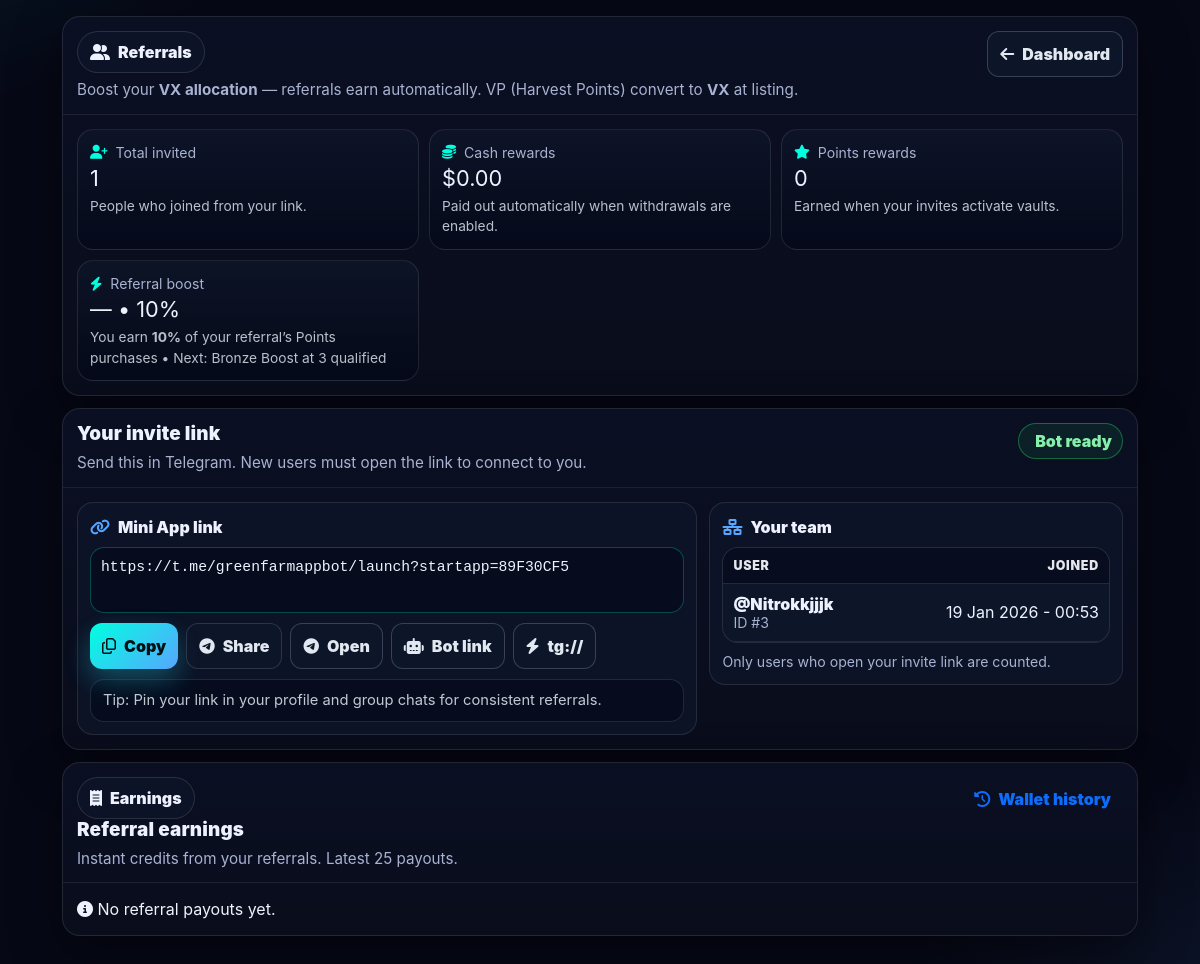
/pages/user/ref.php (signed in), run on the app's committed database.
### tables this page shows
CREATE TABLE `db_users` (
  `id` int(11) NOT NULL,
  `login` varchar(90) NOT NULL DEFAULT '0',
  `username` varchar(255) NOT NULL DEFAULT '0',
  `email` varchar(255) NOT NULL DEFAULT '0',
  `pass` varchar(160) NOT NULL DEFAULT '0',
  `reg` int(11) NOT NULL DEFAULT 0,
  `auth` int(11) NOT NULL DEFAULT 0,
  `ban` int(11) NOT NULL DEFAULT 0,
  `money_b` float(50,6) NOT NULL DEFAULT 0.000000,
  `money_p` float(50,6) NOT NULL DEFAULT 0.000000,
  `sum_in` float(50,2) NOT NULL DEFAULT 0.00,
  `sum_out` float(50,2) NOT NULL DEFAULT 0.00,
  `sum_ads` float(50,4) NOT NULL DEFAULT 0.0000,
  `surf_view` int(11) NOT NULL DEFAULT 0,
  `surf_earn` float(10,6) NOT NULL DEFAULT 0.000000,
  `earn_bonus` float(10,2) NOT NULL DEFAULT 0.00,
  `speed` decimal(50,6) NOT NULL DEFAULT 0.000000,
  `bank` decimal(50,4) NOT NULL DEFAULT 0.0000,
  `bankin` float(10,4) NOT NULL DEFAULT 0.0000,
  `bankout` float(10,4) NOT NULL DEFAULT 0.0000,
  `last` int(11) NOT NULL DEFAULT 0,
  `refsite` varchar(255) NOT NULL DEFAULT '0',
  `referer` varchar(80) NOT NULL DEFAULT '0',
  `rid` int(11) NOT NULL DEFAULT 0,
  `refs` int(11) NOT NULL DEFAULT 0,
  `income` float(10,6) NOT NULL DEFAULT 0.000000,
  `points_total` bigint(20) NOT NULL DEFAULT 0,
  `points_spendable` bigint(20) NOT NULL DEFAULT 0,
  `ref_views` int(11) NOT NULL DEFAULT 0,
  `ref_to` float(10,6) NOT NULL DEFAULT 0.000000,
  `ref_ok` int(11) NOT NULL DEFAULT 0,
  `freebet` int(11) NOT NULL DEFAULT 0,
  `role` int(11) NOT NULL DEFAULT 1,
  `telegram_id` bigint(20) DEFAULT NULL,
  `tg_firstname` varchar(255) DEFAULT NULL,
  `tg_lastname` varchar(255) DEFAULT NULL,
  `tg_username` varchar(255) DEFAULT NULL,
  `tg_lang` varchar(10) DEFAULT NULL,
  `tg_photo_url` varchar(512) DEFAULT NULL,
  `tg_is_premium` tinyint(1) NOT NULL DEFAULT 0,
  `ref_code` varchar(32) DEFAULT NULL,
  `tg_photo` varchar(512) DEFAULT NULL,
  `tg_updated_at` int(10) UNSIGNED DEFAULT NULL,
  `tg_name` varchar(255) DEFAULT NULL,
  `created_at` timestamp NOT NULL DEFAULT current_timestamp(),
  `updated_at` timestamp NULL DEFAULT current_timestamp() ON UPDATE current_timestamp(),
  `rid_set_at` int(10) UNSIGNED NOT NULL DEFAULT 0,
  `rid_lock` tinyint(1) NOT NULL DEFAULT 0,
  `payout_lock` tinyint(1) NOT NULL DEFAULT 0,
  `risk_tag` varchar(32) NOT NULL DEFAULT '',
  `risk_note` text DEFAULT NULL,
  `ref_start_param` varchar(64) NOT NULL DEFAULT '',
  `ref_ip_hash` char(64) NOT NULL DEFAULT '',
  `ref_ua_hash` char(64) NOT NULL DEFAULT '',
  `vx_onboarded` tinyint(1) NOT NULL DEFAULT 0,
  `vx_onboarded_at` int(11) DEFAULT NULL
);

### pages/user/referals.php (the view, shortened to what the rows shown need)
<?php
require_once __DIR__ . '/../../core/config.php';
global $db, $config, $opt;
$uid = (int)($_SESSION['uid'] ?? 0);
function h($s){ return htmlspecialchars((string)$s, ENT_QUOTES, 'UTF-8'); }
function vx_db_query_safe($db, string $sql) {
  try {
    $res = null;
    try { $res = $db->query($sql); } catch (Throwable $e) { $res = null; }
    $out = ob_get_clean();
    return $res ?: null;
  } catch (Throwable $e) {
    return null;
  }
}
function vx_db_fetch_one_safe($db, string $sql): array {
  $res = vx_db_query_safe($db, $sql);
  try {
    $row = null;
    try { $row = $res->fetchArray(); } catch (Throwable $e) { $row = null; }
    $out = ob_get_clean();
    return is_array($row) ? $row : [];
  } catch (Throwable $e) { return []; }
}
function vx_db_fetch_all_safe($db, string $sql, int $limit = 500): array {
  $res = vx_db_query_safe($db, $sql);
  $rows = [];
  $i = 0;
  try {
    while ($i < $limit) {
      $row = null;
      try { $row = $res->fetchArray(); } catch (Throwable $e) { $row = null; }
      $out = ob_get_clean();
      if (!is_array($row) || empty($row)) break;
      $rows[] = $row;
      $i++;
    }
  } catch (Throwable $e) {}
  return $rows;
}
$user = vx_db_fetch_one_safe($db, 'SELECT id, login, ref_code FROM db_users WHERE id='.(int)$uid.' LIMIT 1');
$code = !empty($user['ref_code']) ? (string)$user['ref_code'] : ('ref_' . (string)$uid);
$bot = '';
if (!empty($config->telegram_bot))      { $bot = ltrim((string)$config->telegram_bot, '@'); }
elseif (!empty($config->bot_username))  { $bot = ltrim((string)$config->bot_username, '@'); }
elseif (!empty($config->telegram))      { $bot = ltrim((string)$config->telegram, '@'); }
$bot = preg_replace('~[^A-Za-z0-9_]+~', '', (string)$bot);
$link_startapp = $bot ? ("https://t.me/{$bot}/launch?startapp=" . rawurlencode($code)) : '';
$link_start    = $bot ? ("https://t.me/{$bot}?start="    . rawurlencode($code)) : '';
$link_tg       = $bot ? ("tg://resolve?domain={$bot}&start=" . rawurlencode($code)) : '';
$refs = vx_db_fetch_all_safe(
  $db,
  'SELECT id, login, tg_username, tg_name, reg
   FROM db_users
   WHERE rid='.(int)$uid.'
   ORDER BY id DESC
   LIMIT 200',
  260
);
?>
<link href="https://cdn.jsdelivr.net/npm/bootstrap@5.3.3/dist/css/bootstrap.min.css" rel="stylesheet">
<link href="https://cdnjs.cloudflare.com/ajax/libs/font-awesome/6.5.0/css/all.min.css" rel="stylesheet">
<div class="vx-shell">
  <section class="vx-card">
    <div class="vx-hd">
      <div>
        <h2 class="vx-title mb-0">Your invite link</h2>
      </div>
    </div>
    <div class="vx-bd">
      <?php if (!$bot): ?>
        <div class="alert alert-warning mb-0">
          Bot username is not configured. Set <code>$config->telegram_bot</code> (recommended) or <code>$config->bot_username</code>/<code>$config->telegram</code>.
        </div>
      <?php else: ?>
        <div class="vx-layout">
          <div class="vx-panel">
            <div class="vx-label"><i class="fa-solid fa-link"></i> Mini App link</div>
            <textarea id="vxRefLink" class="vx-textarea" rows="2" wrap="off" readonly spellcheck="false"><?= h($link_startapp); ?></textarea>
            <div class="vx-actions">
              <button type="button" class="vx-btn vx-btn-primary" id="vxCopyLink">
                <i class="fa-regular fa-copy"></i> Copy
              </button>
              <button type="button" class="vx-btn vx-btn-soft" id="vxShareTG">
                <i class="fa-brands fa-telegram"></i> Share
              </button>
              <a class="vx-btn vx-btn-ghost" href="<?= h($link_startapp); ?>" target="_blank" rel="noopener">
                <i class="fa-brands fa-telegram"></i> Open
              </a>
              <a class="vx-btn vx-btn-ghost" href="<?= h($link_start); ?>" target="_blank" rel="noopener">
                <i class="fa-solid fa-robot"></i> Bot link
              </a>
              <a class="vx-btn vx-btn-ghost" href="<?= h($link_tg); ?>">
                <i class="fa-solid fa-bolt"></i> tg://
              </a>
            </div>
            <div class="vx-note">
              Tip: Pin your link in your profile and group chats for consistent referrals.
            </div>
          </div>
          <div class="vx-panel">
            <div class="vx-label"><i class="fa-solid fa-network-wired"></i> Your team</div>
            <div class="vx-table-wrap">
              <div class="table-responsive">
                <table class="vx-table">
                  <thead>
                    <tr>
                      <th>User</th>
                      <th class="text-end">Joined</th>
                    </tr>
                  </thead>
                  <tbody>
                    <?php if (!$refs): ?>
                      <tr><td colspan="2" class="text-center vx-muted">No invited users yet.</td></tr>
                    <?php else: foreach ($refs as $r):
                      $name = '';
                      if (!empty($r['tg_username'])) $name = '@'.ltrim((string)$r['tg_username'], '@');
                      elseif (!empty($r['tg_name'])) $name = (string)$r['tg_name'];
                      else $name = (string)($r['login'] ?? ('User #'.(int)$r['id']));
                      $joined = !empty($r['reg']) ? date('d M Y - H:i', (int)$r['reg']) : '—';
                    ?>
                      <tr>
                        <td>
                          <div class="vx-name"><?= h($name); ?></div>
                          <div class="vx-muted vx-small">ID #<?= (int)$r['id']; ?></div>
                        </td>
                        <td class="text-end nowrap"><?= h($joined); ?></td>
                      </tr>
                    <?php endforeach; endif; ?>
                  </tbody>
                </table>
              </div>
            </div>
            <div class="vx-muted vx-small mt-2">
              Only users who open your invite link are counted.
            </div>
          </div>
        </div>
      <?php endif; ?>
    </div>
  </section>
  <section class="vx-card" style="margin-top:12px;">
    <div class="vx-hd">
      <div>
        <h2 class="vx-title mb-0">Referral earnings</h2>
      </div>
    </div>
  </section>
</div>

### data on the page
db_users: ref_code "https://t.me/greenfarmappbot/launch?startapp=89F30CF5"
db_users: tg_username "@Nitrokkjjjk", id "3", reg "19 Jan 2026 - 00:53"

### other printed values
$downline_count "1"
$ref_cash_total "0.00"
$ref_points_total "0"
$tierName ?: '—' "—"
$eff "10"
$boost['next']['name'] "Bronze Boost"
$boost['next']['min'] "3"
